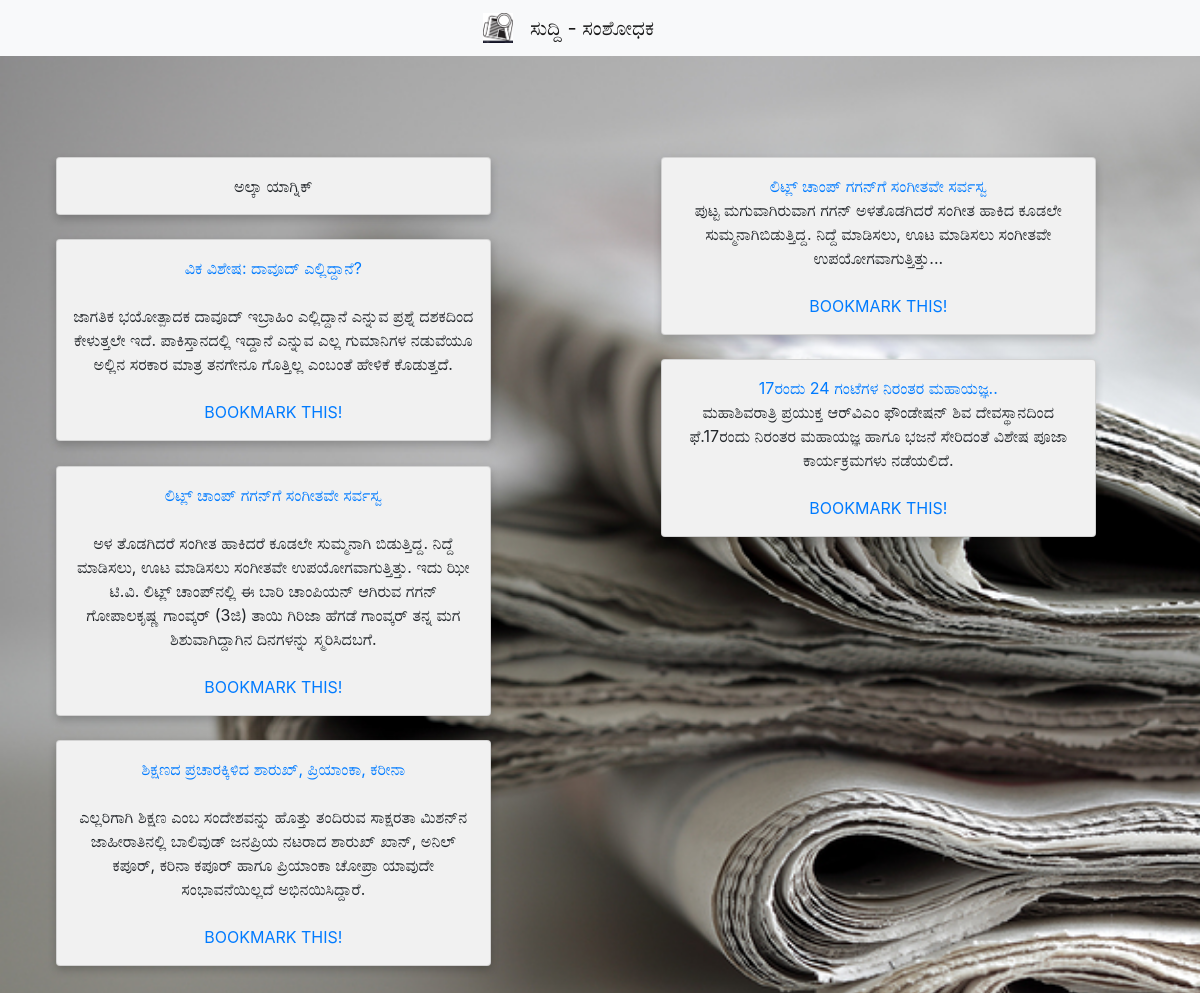
Screenshot of /4436d2b2-6edf-406d-a885-30c6fa224630/ with the database file from the repository.
### main/models.py (models this page shows, shortened)
class EntryItem(models.Model):
    unique_id = models.CharField(primary_key = True, max_length=100)
    task_id = models.CharField(max_length=100)
    keyword = models.CharField(max_length=40)
    status = models.CharField(max_length=10)
    date = models.DateTimeField(default = timezone.now)
    class Meta:
        ordering = ["-date"]

class ArticleItem(models.Model):
    entry = models.CharField(max_length=100)
    url = models.CharField(max_length=200)
    headline = models.CharField(max_length=100)
    content = models.TextField()

### main/views.py (the view)
# urls.py: path("<pk>/", views.ListArticles, name="list"),
def ListArticles(request, pk):
    keyword = EntryItem.objects.get(pk=pk).keyword
    objects = ArticleItem.objects.filter(entry=pk)
    half_length = int(len(objects)/2)
    return render(request, 'main/list.html', {'keyword': keyword,'half_length' : half_length, 'objects': ArticleItem.objects.filter(entry=pk)})

### main/templates/main/list.html
{% extends 'main/base.html' %}
{% block content %}
{% load static %}
<div class="row">
    <div class="column">
    <div class="card" style="width: 90%; margin-bottom:5%">
                {{keyword}}
            </div>
        {% for item in objects.all %}
        {% if forloop.counter|divisibleby:2  %}
        {% else %}
            <div class="card" style="width: 90%; margin-bottom:5%">
                <a href="{{ item.url }}">{{ item.headline }}</a> <br>
                {{ item.content }}
                <br><br>
                <a href="#">BOOKMARK THIS!  </a>
            </div>
        {% endif %}
        {% endfor %}
    </div>
    <div class="column" >
        {% for item in objects.all %}
        {% if forloop.counter|divisibleby:2  %}
            <div class="card" style="width: 90%; margin-bottom:5%">
                <a href="{{ item.url }}">{{ item.headline }}</a>
                {{ item.content }}
                <br><br>
                <a href="#">BOOKMARK THIS!  </a>
            </div>
        {% endif %}
        {% endfor %}
    </div>
</div>
{% endblock content %}

### static/css/stylemain.css (style rules this page uses)
body { background-color:black; }

### main/templates/main/base.html (style rules this page uses)
* { box-sizing: border-box; }
.column { float: left; width: 50%; padding: 13% 5%; }
.row { margin: 0 -5px; }
.row:after { content: ""; display: table; clear: both; }
.card { box-shadow: 0 4px 8px 0 rgba(0, 0, 0, 0.2); padding: 16px; text-align: center; background-color: #f1f1f1; }

### rows the page displays
EntryItem: keyword "ಅಲ್ಕಾ ಯಾಗ್ನಿಕ್"
ArticleItem: headline "ವಿಕ ವಿಶೇಷ: ದಾವೂದ್ ಎಲ್ಲಿದ್ದಾನೆ?", content "ಜಾಗತಿಕ ಭಯೋತ್ಪಾದಕ ದಾವೂದ್ ಇಬ್ರಾಹಿಂ ಎಲ್ಲಿದ್ದಾನೆ ಎನ್ನುವ ಪ್ರಶ್ನೆ ದಶಕದಿಂದ ಕೇಳುತ್ತಲೇ ಇದೆ. ಪಾಕಿಸ್ತಾನದಲ್ಲಿ ಇದ್ದಾನೆ ಎನ್ನುವ ಎಲ್ಲ ಗುಮಾನಿಗಳ ನಡುವೆಯೂ ಅಲ್ಲಿನ ಸರಕಾರ ಮಾತ್ರ ತನಗೇನೂ ಗೊತ್ತಿಲ್ಲ ಎಂಬಂತೆ ಹೇಳಿಕೆ ಕೊಡುತ್ತದೆ."
ArticleItem: headline "ಲಿಟ್ಲ್ ಚಾಂಪ್ ಗಗನ್‌ಗೆ ಸಂಗೀತವೇ ಸರ್ವಸ್ವ", content "ಅಳ ತೊಡಗಿದರೆ ಸಂಗೀತ ಹಾಕಿದರೆ ಕೂಡಲೇ ಸುಮ್ಮನಾಗಿ ಬಿಡುತ್ತಿದ್ದ. ನಿದ್ದೆ ಮಾಡಿಸಲು, ಊಟ ಮಾಡಿಸಲು ಸಂಗೀತವೇ ಉಪಯೋಗವಾಗುತ್ತಿತ್ತು. ಇದು ಝೀ ಟಿ.ವಿ. ಲಿಟ್ಲ್ ಚಾಂಪ್‌ನಲ್ಲಿ ಈ ಬಾರಿ ಚಾಂಪಿಯನ್ ಆಗಿರುವ ಗಗನ್ ಗೋಪಾಲಕೃಷ್ಣ ಗಾಂವ್ಕರ್ (3ಜಿ) ತಾಯಿ ಗಿರಿಜಾ ಹೆಗಡೆ ಗಾಂವ್ಕರ್ ತನ್ನ ಮಗ ಶಿಶುವಾಗಿದ್ದಾಗಿನ ದಿನಗಳನ್ನು ಸ್ಮರಿಸಿದಬಗೆ."
ArticleItem: headline "ಶಿಕ್ಷಣದ ಪ್ರಚಾರಕ್ಕಿಳಿದ ಶಾರುಖ್, ಪ್ರಿಯಾಂಕಾ, ಕರೀನಾ", content "ಎಲ್ಲರಿಗಾಗಿ ಶಿಕ್ಷಣ ಎಂಬ ಸಂದೇಶವನ್ನು ಹೊತ್ತು ತಂದಿರುವ ಸಾಕ್ಷರತಾ ಮಿಶನ್‌ನ ಜಾಹೀರಾತಿನಲ್ಲಿ ಬಾಲಿವುಡ್ ಜನಪ್ರಿಯ ನಟರಾದ ಶಾರುಖ್ ಖಾನ್, ಅನಿಲ್ ಕಪೂರ್, ಕರಿನಾ ಕಪೂರ್ ಹಾಗೂ ಪ್ರಿಯಾಂಕಾ ಚೋಪ್ರಾ ಯಾವುದೇ ಸಂಭಾವನೆಯಿಲ್ಲದೆ ಅಭಿನಯಿಸಿದ್ದಾರೆ."
ArticleItem: headline "ಲಿಟ್ಲ್ ಚಾಂಪ್ ಗಗನ್‌ಗೆ ಸಂಗೀತವೇ ಸರ್ವಸ್ವ", content "ಪುಟ್ಟ ಮಗುವಾಗಿರುವಾಗ ಗಗನ್ ಅಳತೊಡಗಿದರೆ ಸಂಗೀತ ಹಾಕಿದ ಕೂಡಲೇ ಸುಮ್ಮನಾಗಿಬಿಡುತ್ತಿದ್ದ. ನಿದ್ದೆ ಮಾಡಿಸಲು, ಊಟ ಮಾಡಿಸಲು ಸಂಗೀತವೇ ಉಪಯೋಗವಾಗುತ್ತಿತ್ತು..."
ArticleItem: headline "17ರಂದು 24 ಗಂಟೆಗಳ ನಿರಂತರ ಮಹಾಯಜ್ಞ..", content "ಮಹಾಶಿವರಾತ್ರಿ ಪ್ರಯುಕ್ತ ಆರ್‌ವಿಎಂ ಫೌಂಡೇಷನ್ ಶಿವ ದೇವಸ್ಥಾನದಿಂದ ಫೆ.17ರಂದು ನಿರಂತರ ಮಹಾಯಜ್ಞ ಹಾಗೂ ಭಜನೆ ಸೇರಿದಂತೆ ವಿಶೇಷ ಪೂಜಾ ಕಾರ್ಯಕ್ರಮಗಳು ನಡೆಯಲಿದೆ."
